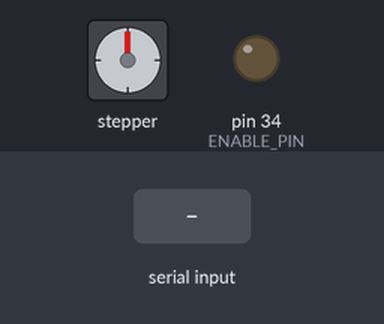
The sketch below on a simulated Arduino Mega 2560, built with avr-gcc and run on an emulated ATmega2560. Shown: stepper motor, output pins drawn as LEDs (lit = HIGH). The test bench sets the inputs (shaded band). Stepper angles assume 200 steps per turn.

Above: at 1.2 s.
1.3 s: "go" received over Serial
At 2.47 s:
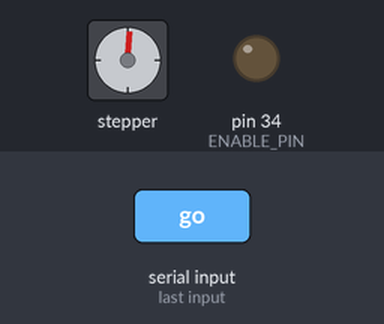
At 3.9 s:
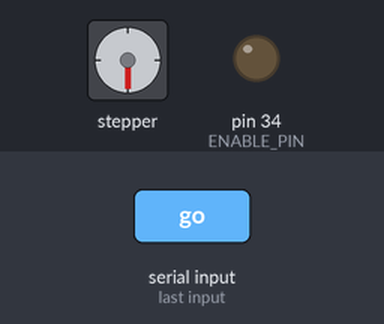
Timing chart, 0 to 8.4 s (numbered marks = the images above; inputs shaded):
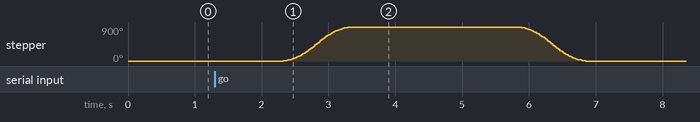

Measured:
- after the input at 1.3 s, stepper: turns 900° clockwise in 1.0 s, then 900° counter-clockwise in 1.0 s

The sketch:

steptest.ino
```cpp
#include <AccelStepper.h>

#define STEP_PIN_1 30 // 스텝 모터 1의 스텝 핀
#define DIR_PIN_1 32  // 스텝 모터 1의 방향 핀
#define ENABLE_PIN 34

AccelStepper stepper1(1, STEP_PIN_1, DIR_PIN_1); // 스텝 모터 1에 대한 AccelStepper 인스턴스 생성

void setup() {
  Serial.begin(9600); // 시리얼 통신 시작
  stepper1.setMaxSpeed(4000); // 스텝 모터 1의 최대 속도 설정
  stepper1.setAcceleration(2000); // 스텝 모터 1의 가속도 설정
  pinMode(ENABLE_PIN, OUTPUT); // ENABLE_PIN을 출력으로 설정
  digitalWrite(ENABLE_PIN, LOW); // 스텝 모터 활성화
}

void loop() {
  if (Serial.available() > 0) {
    String command = Serial.readString(); // 시리얼에서 문자열 읽기
    command.trim(); // 문자열의 양쪽 끝 공백 제거
    if (command == "go") { // "go" 문자열을 받았는지 확인
      // 스텝 모터 1을 전진시킵니다.
      stepper1.setSpeed(1100); // 스텝 모터 1의 속도 설정
      stepper1.move(500); // 스텝 모터 1을 500 스텝만큼 전진시킵니다.
      stepper1.runToPosition(); // 목표 위치에 도달할 때까지 스텝 모터 1을 실행합니다.

      delay(2500); // 2.5초 동안 대기합니다.

      // 스텝 모터 1을 후진시킵니다.
      stepper1.setSpeed(-1100); // 스텝 모터 1의 속도 설정
      stepper1.move(-500); // 스텝 모터 1을 500 스텝만큼 후진시킵니다.
      stepper1.runToPosition(); // 목표 위치에 도달할 때까지 스텝 모터 1을 실행합니다.

      delay(2500); // 2.5초 동안 대기합니다.
    }
  }
}
```
